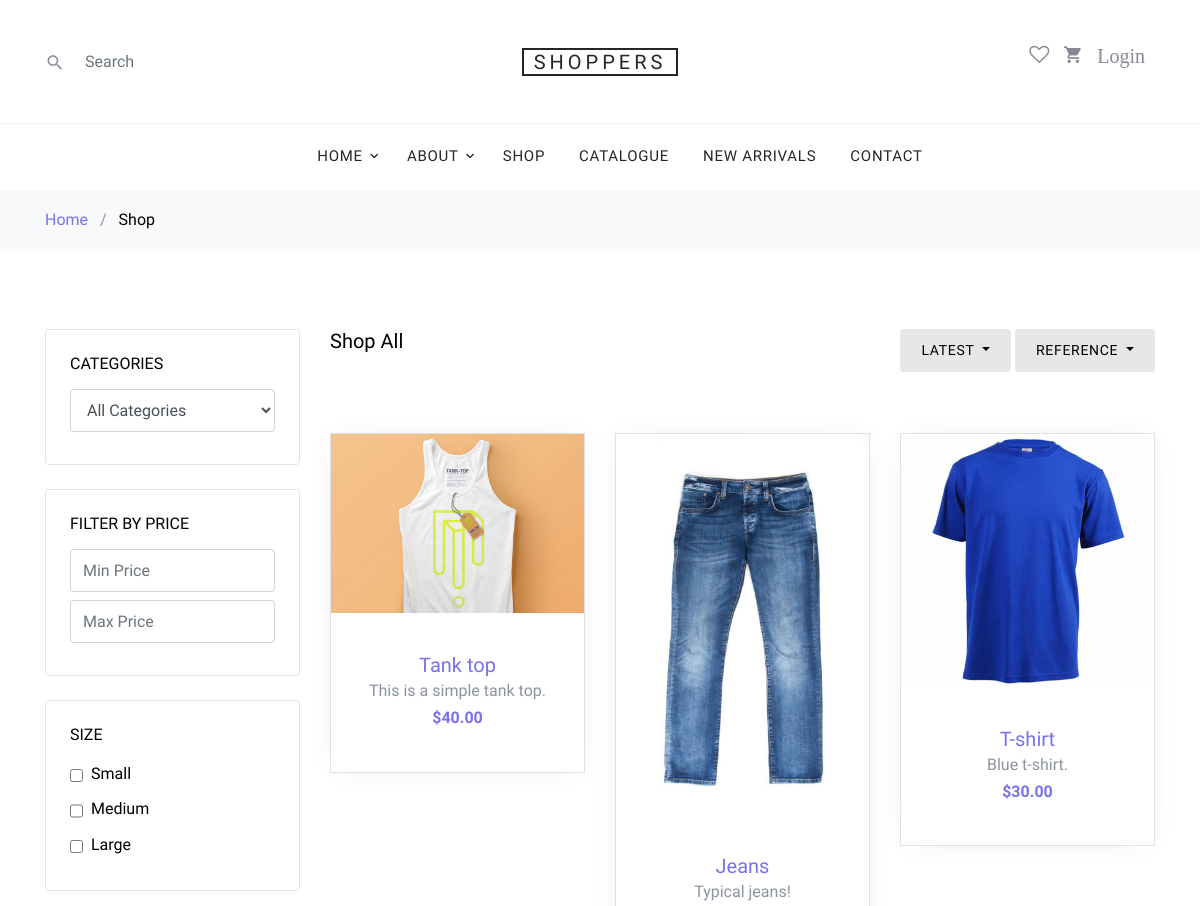
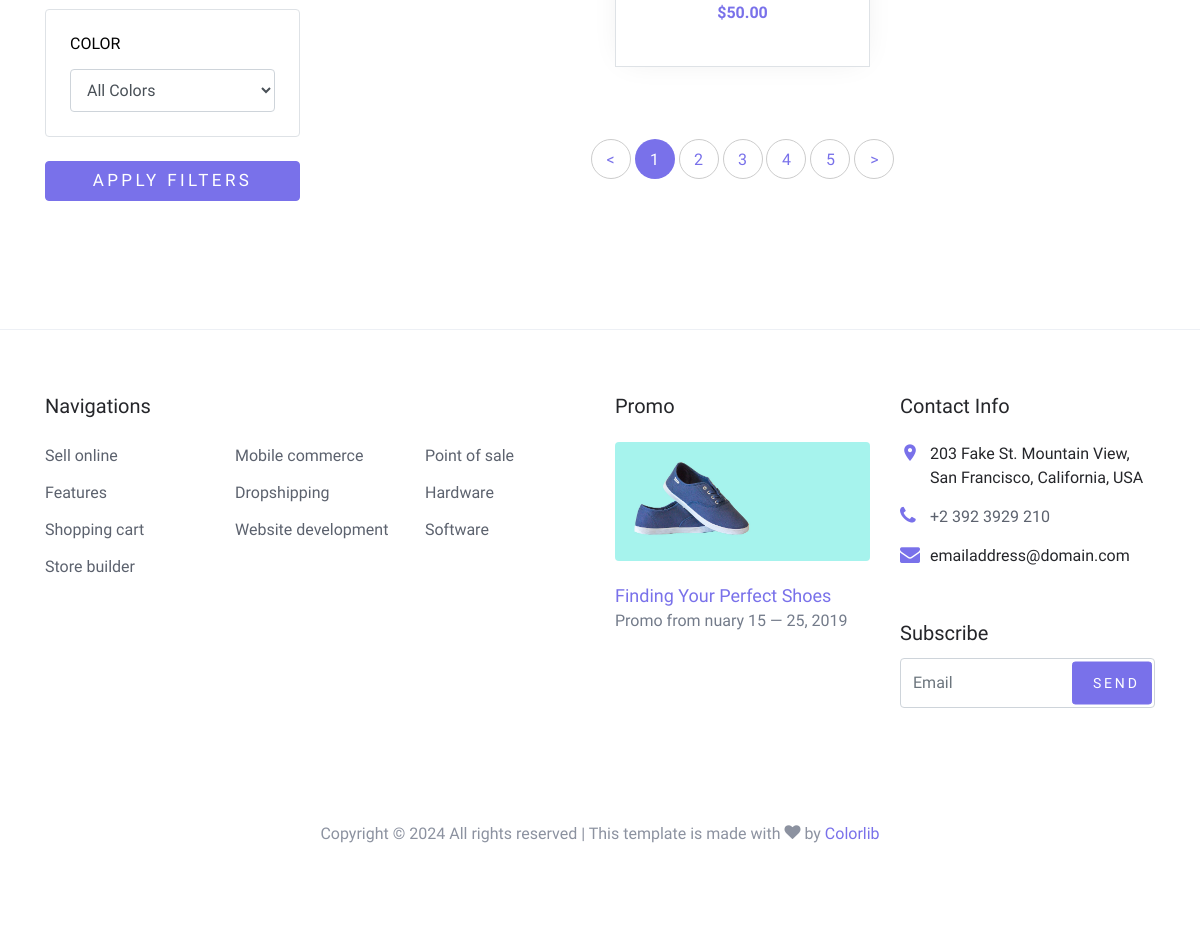
The app's page /shop/ with its own data (2 pictures, top to bottom).
### base/models.py (models this page shows, shortened)
class Item(models.Model):
    name = models.CharField(max_length=255)
    description = models.TextField(blank=True)
    price = models.DecimalField(max_digits=10, decimal_places=2)
    category = models.ForeignKey(Category, on_delete=models.CASCADE)
    size = models.CharField(max_length=10)
    color = models.CharField(max_length=50, blank=True)
    image = models.ImageField(upload_to='item_images/', blank=True, null=True)
    created_at = models.DateTimeField(auto_now_add=True)
    updated_at = models.DateTimeField(auto_now=True)

### base/views.py (the view)
# urls.py: path('shop/', views.shop, name='shop'),
def shop(request):
    category = request.GET.get('category')
    min_price = request.GET.get('min_price')
    max_price = request.GET.get('max_price')
    size = request.GET.getlist('size')
    color = request.GET.get('color')
    items = Item.objects.all()
    if category:
        items = items.filter(category__name=category)
    if min_price and not max_price:
        items = items.filter(price__gte=min_price)
    elif not min_price and max_price:
        items = items.filter(price__lte=max_price)
    elif min_price and max_price:
        items = items.filter(price__gte=min_price, price__lte=max_price)
    if size:
        items = items.filter(size__in=size)
    if color:
        items = items.filter(color=color)
    context = {
        'items': items,
        'selected_category': category,
        'selected_min_price': min_price,
        'selected_max_price': max_price,
        'selected_size': size,
        'selected_color': color,
    }
    return render(request, 'base/shop.html', context)

### base/templates/base/shop.html (shortened to what this page needs)
{% extends 'main.html' %}
{% load static %}
{% block content %}
<div class="site-wrap">
    <div class="bg-light py-3">
        <div class="container">
            <div class="row">
                <div class="col-md-12 mb-0">
                    <a href="{% url 'home' %}">Home</a>
                    <span class="mx-2 mb-0">/</span>
                    <strong class="text-black">Shop</strong>
                </div>
            </div>
        </div>
    </div>
    <div class="site-section">
        <div class="container">
            <div class="row mb-5">
                <div class="col-md-9 order-2">
                    <div class="row">
                        <div class="col-md-12 mb-5">
                            <div class="float-md-left mb-4">
                                <h2 class="text-black h5">Shop All</h2>
                            </div>
                            <div class="d-flex">
                                <div class="dropdown mr-1 ml-md-auto">
                                    <button type="button" class="btn btn-secondary btn-sm dropdown-toggle"
                                            id="dropdownMenuOffset"
                                            data-toggle="dropdown" aria-haspopup="true" aria-expanded="false">
                                        Latest
                                    </button>
                                </div>
                                <div class="btn-group">
                                    <button type="button" class="btn btn-secondary btn-sm dropdown-toggle"
                                            id="dropdownMenuReference"
                                            data-toggle="dropdown">Reference
                                    </button>
                                </div>
                            </div>
                        </div>
                    </div>
                    <div class="row mb-5">
                        {% for item in items %}
                        <div class="col-sm-6 col-lg-4 mb-4" data-aos="fade-up">
                            <div class="block-4 text-center border">
                                <figure class="block-4-image">
                                    <a href="{% url 'shop-single' item.id %}">
                                        <img src="{{ item.image.url }}" alt="Image placeholder" class="img-fluid">
                                    </a>
                                </figure>
                                <div class="block-4-text p-4">
                                    <h3><a href="{% url 'shop-single' item.id %}">{{item.name}}</a></h3>
                                    <p class="mb-0">{{item.description}}</p>
                                    <p class="text-primary font-weight-bold">${{item.price}}</p>
                                </div>
                            </div>
                        </div>
                        {% endfor %}
                    </div>
                    <div class="row" data-aos="fade-up">
                        <div class="col-md-12 text-center">
                            <div class="site-block-27">
                                <ul>
                                    <li><a href="#">&lt;</a></li>
                                    <li class="active"><span>1</span></li>
                                    <li><a href="#">2</a></li>
                                    <li><a href="#">3</a></li>
                                    <li><a href="#">4</a></li>
                                    <li><a href="#">5</a></li>
                                    <li><a href="#">&gt;</a></li>
                                </ul>
                            </div>
                        </div>
                    </div>
                </div>
                <div class="col-md-3 order-1 mb-5 mb-md-0">
                    <form method="GET" action="">
                        <div class="border p-4 rounded mb-4">
                            <h3 class="mb-3 h6 text-uppercase text-black d-block">Categories</h3>
                            <select name="category" class="form-control mb-2">
                                <option value="" {% if selected_category == "" %}selected{% endif %}>All Categories</option>
                            </select>
                        </div>
                        <div class="border p-4 rounded mb-4">
                            <h3 class="mb-3 h6 text-uppercase text-black d-block">Filter by Price</h3>
                            <input type="number" name="min_price" class="form-control mb-2" placeholder="Min Price"
                                   value="{{ selected_min_price }}">
                            <input type="number" name="max_price" class="form-control mb-2" placeholder="Max Price"
                                   value="{{ selected_max_price }}">
                        </div>
                        <div class="border p-4 rounded mb-4">
                            <h3 class="mb-3 h6 text-uppercase text-black d-block">Size</h3>
                            <label for="s_sm" class="d-flex">
                                <input type="checkbox" id="s_sm" name="size" value="S" class="mr-2 mt-1"
                                       {% if "S" in selected_size %}checked{% endif %}> <span class="text-black">Small</span>
                            </label>
                            <label for="s_md" class="d-flex">
                                <input type="checkbox" id="s_md" name="size" value="M" class="mr-2 mt-1"
                                       {% if "M" in selected_size %}checked{% endif %}> <span class="text-black">Medium</span>
                            </label>
                            <label for="s_lg" class="d-flex">
                                <input type="checkbox" id="s_lg" name="size" value="L" class="mr-2 mt-1"
                                       {% if "L" in selected_size %}checked{% endif %}> <span class="text-black">Large</span>
                            </label>
                        </div>
                        <div class="border p-4 rounded mb-4">
                            <h3 class="mb-3 h6 text-uppercase text-black d-block">Color</h3>
                            <select name="color" class="form-control">
                                <option value="" {% if selected_color == "" %}selected{% endif %}>All Colors</option>
                            </select>
                        </div>
                        <button type="submit" class="btn btn-primary btn-block">Apply Filters</button>
                    </form>
                </div>
            </div>
        </div>
    </div>
</div>
{% endblock content %}

### static/styles/style.css (style rules this page uses)
body { line-height: 1.7; color: #8c92a0; font-weight: 300; font-size: 16px; }
a { -webkit-transition: .3s all ease; -o-transition: .3s all ease; transition: .3s all ease; }
.text-black { color: #000; }
.site-wrap:before { -webkit-transition: .3s all ease-in-out; -o-transition: .3s all ease-in-out; transition: .3s all ease-in-out; background: rgba(0, 0, 0, 0.6); content: ""; position: absolute; z-index: 2000; top: 0; left: 0; right: 0; bottom: 0; opacity: 0; visibility: hidden; }
.btn { text-transform: uppercase; position: relative; -webkit-transition: 0.2s all ease-in-out !important; -o-transition: 0.2s all ease-in-out !important; transition: 0.2s all ease-in-out !important; top: 0; letter-spacing: .05em; }
.btn.btn-secondary { background-color: #e6e7e9; border-color: #e6e7e9; color: #000; }
.btn.btn-sm { font-size: 14px !important; padding: 10px 20px !important; }
.btn.btn-primary { font-size: 17px; font-weight: 300; letter-spacing: .2em; }
.form-control { height: 43px; }
.site-section { padding: 2.5em 0; }
@media (min-width: 768px) { .site-section { padding: 5em 0; } }
.block-4 { -webkit-box-shadow: 0 0 30px -10px rgba(0, 0, 0, 0.1); box-shadow: 0 0 30px -10px rgba(0, 0, 0, 0.1); background: #fff; }
.block-4 .block-4-text h3 { font-size: 20px; margin-bottom: 0; }
.block-4 .block-4-text h3 a { text-decoration: none; }
.site-block-27 ul, .site-block-27 ul li { padding: 0; margin: 0; }
.site-block-27 ul li { display: inline-block; margin-bottom: 4px; }
.site-block-27 ul li a, .site-block-27 ul li span { text-align: center; display: inline-block; width: 40px; height: 40px; line-height: 40px; border-radius: 50%; border: 1px solid #ccc; }
.site-block-27 ul li.active a, .site-block-27 ul li.active span { background: #7971ea; color: #fff; border: 1px solid transparent; }

### records on screen
Item: image (picture), name "Tank top", description "This is a simple tank top.", price "40.00"
Item: image (picture), name "Jeans", description "Typical jeans!", price "50.00"
Item: image (picture), name "T-shirt", description "Blue t-shirt.", price "30.00"
